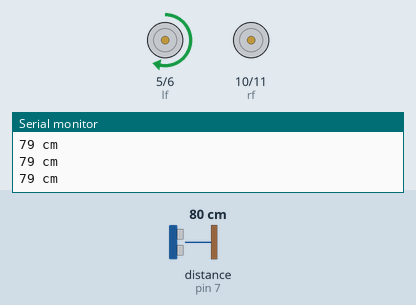
Bench run of a sketch on a simulated Arduino Uno, built with avr-gcc and run on an emulated ATmega328P. Parts: motor-driver pin pairs drawn as motors (green arrow = first pin HIGH = forward, orange = second pin HIGH = backward, longer = more drive), the last lines printed to the serial monitor. Wiring (inferred from the names in the program): ultrasonic range finder: trigger pin 8; echo pin 7. The inputs (shaded band) are chosen by the test bench; at power-on: distance to the obstacle (sensor on pin 7) 80 cm. The echo pulse lasts 58.3 µs per cm.

Above: at 1.2 s.
1.3 s: distance to the obstacle (sensor on pin 7) set to 13 cm
2.8 s: distance to the obstacle (sensor on pin 7) set to 10 cm
At 3.4 s:
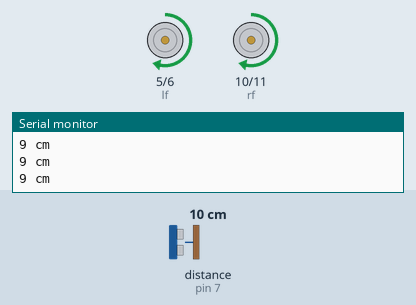
4.3 s: distance to the obstacle (sensor on pin 7) set to 9 cm
At 5.4 s:
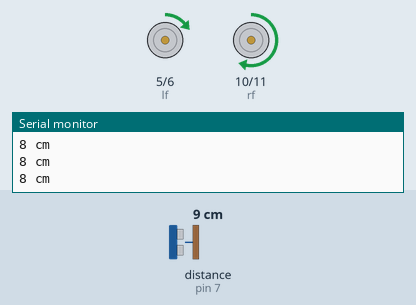
5.8 s: distance to the obstacle (sensor on pin 7) set to 11 cm
At 6.9 s:
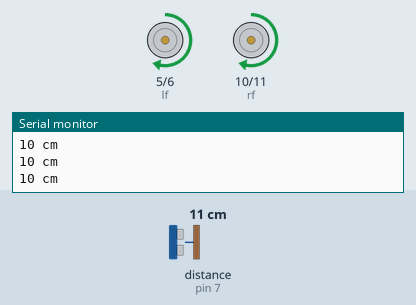
8.8 s: distance to the obstacle (sensor on pin 7) set to 2 cm
At 10.2 s:
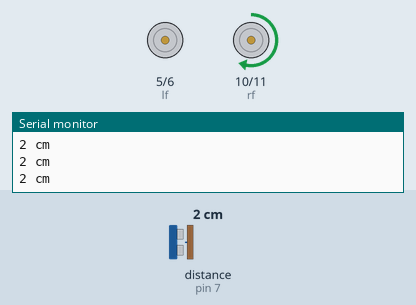
Timing chart, 0 to 11.3 s (numbered marks = the images above; inputs shaded):
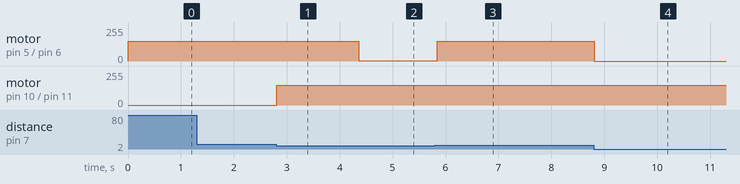

The sketch:

wall_3.ino
```cpp
#define trigPin 8
#define echoPin 7
#define trigPin1 13
#define echoPin1 12
int SPEED;
int lf = 5;
int lb = 6;
int rf = 10;
int rb = 11;
int state=0;
int flag=0;
int stateStop=0;

void setup() {
  Serial.begin (9600);
  pinMode(trigPin, OUTPUT);
  pinMode(echoPin, INPUT);
  pinMode(trigPin1, OUTPUT);
  pinMode(echoPin1, INPUT);

  pinMode(lf, OUTPUT);
  pinMode(lb, OUTPUT);
  pinMode(rf, OUTPUT);
  pinMode(rb, OUTPUT);


  Serial.begin(9600);
  //delay(500);

  SPEED=150;
}

void loop() {
  long duration, distance;
 // long duration1, distance1;
  digitalWrite(trigPin, LOW);
  //digitalWrite(trigPin1, LOW);
  delayMicroseconds(2);
  digitalWrite(trigPin, HIGH);
 // digitalWrite(trigPin1, HIGH);
  delayMicroseconds(10);
  digitalWrite(trigPin, LOW);
 // digitalWrite(trigPin1, LOW);
  duration = pulseIn(echoPin, HIGH);
 // duration1 = pulseIn(echoPin1, HIGH);
  distance = (duration/2) / 29.1;
  //distance1 = (duration1/2) / 29.1;

  if (distance >= 5000 || distance <= 0){
    Serial.println("Out of range");
  }
  else {
    Serial.print(distance);
    Serial.println(" cm");
   // Serial.print(distance1);
   // Serial.println(" cm");
  }

    if (distance>11)
  mway('r');
  if ((distance<11)&&distance>5)
  mway('f');
  if (distance<9)
  mway('l');
}
void mway(int state)
{

if (state == 'f') {
        analogWrite(lf, SPEED);
        analogWrite(lb, 0);
        analogWrite(rf, SPEED);
        analogWrite(rb, 0);
         // Serial.println("F");
    }
    else if (state == 'l') {
        analogWrite(lf, 0 );
        analogWrite(lb, 0);
        analogWrite(rf, SPEED);
        analogWrite(rb, 0);
        // Serial.println("l");
    }
    else if (state == 'L') {
        analogWrite(lf, 0);
        analogWrite(lb, SPEED);
        analogWrite(rf, SPEED);
        analogWrite(rb, 0);
        //  Serial.println("L");
    }
        else if (state == 'm') {
        analogWrite(lf, 0);
        analogWrite(lb, SPEED);
        analogWrite(rf, 0);
        analogWrite(rb, 0);
        // Serial.println("BL");
     }
    else if (state == 'b') {
        analogWrite(lf, 0);
        analogWrite(lb, SPEED);
        analogWrite(rf, 0);
        analogWrite(rb, SPEED);
        // Serial.println("BACK");
    }
    else if (state == 'r') {
        analogWrite(lf, SPEED);
        analogWrite(lb, 0);
        analogWrite(rf, 0);
        analogWrite(rb, 0);
        //  Serial.println("r");
    }
    else if (state == 'R') {
        analogWrite(lf, SPEED);
        analogWrite(lb, 0);
        analogWrite(rf, 0);
        analogWrite(rb, SPEED);
         // Serial.println("R");
    }
    else if (state == 'q') {
        analogWrite(lf, 0);
        analogWrite(lb, 0);
        analogWrite(rf, 0);
        analogWrite(rb, SPEED);
        // Serial.println("BR");
    }

    else if (state == 's') {
        analogWrite(lf, 0);
        analogWrite(lb, 0);
        analogWrite(rf, 0);
        analogWrite(rb, 0);

        if(flag == 0){
        // Serial.println("S");
          flag=1;
        }
        stateStop=0;
    }
}
```

Measured:
- the behaviour switches between 12 and 11 cm on distance to the obstacle (sensor on pin 7) (found by bisection; images 0 and 1)
- the behaviour switches between 9 and 10 cm on distance to the obstacle (sensor on pin 7) (found by bisection; images 2 and 3)
- after the input at 2.8 s, motor on pin 10 (rf) / pin 11 (rb): stopped → forward 150/255 at once
- after the input at 4.3 s, motor on pin 5 (lf) / pin 6 (lb): forward 150/255 → forward 1/255 after 0.06 s
- after the input at 5.8 s, motor on pin 5 (lf) / pin 6 (lb): forward 1/255 → forward 150/255 at once
- after the input at 8.8 s, motor on pin 5 (lf) / pin 6 (lb): forward 150/255 → stopped at once
